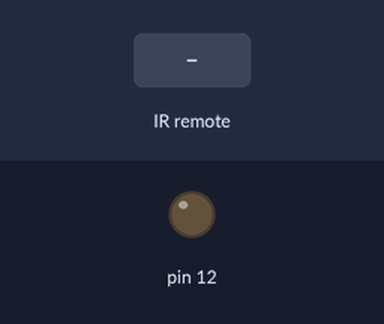
A sketch run on a simulated Arduino Uno, built with avr-gcc and run on an emulated ATmega328P. Parts: output pins drawn as LEDs (lit = HIGH). The test bench sets the inputs (shaded band).

Above: at 1.2 s.
1.3 s: infrared code 0x6F5974BD received
At 1.9 s:
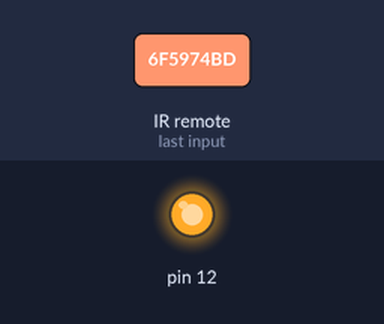
2.8 s: infrared code 0x25802501 received
At 4.2 s:
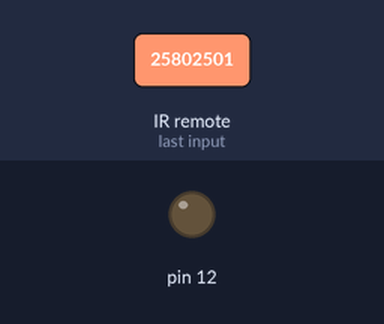
Timing chart, 0 to 5.8 s (numbered marks = the images above; inputs shaded):
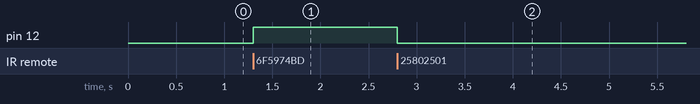

Measured:
- after the input at 1.3 s, pin 12: LOW → HIGH at once
- after the input at 2.8 s, pin 12: HIGH → LOW at once

The sketch:

infrarrojos_bueno.ino
```cpp
#include <IRremote.h>

int RECV_PIN = 11;
IRrecv irrecv(RECV_PIN);
decode_results results;

void setup()
{ Serial.begin(9600);
irrecv.enableIRIn();
pinMode(12, OUTPUT);
}
void loop() {
if (irrecv.decode(&results)) {
  switch(results.value)
  {
      case 0x6F5974BD:
        digitalWrite(12,HIGH);
      break;
      case 0x25802501:
        digitalWrite(12,LOW);
      break;

      default:
        Serial.print(results.value, HEX);
        Serial.print(" ");
        Serial.println(results.value);
        break;
  }
  irrecv.resume(); // Receive the next value
  }
}
```
